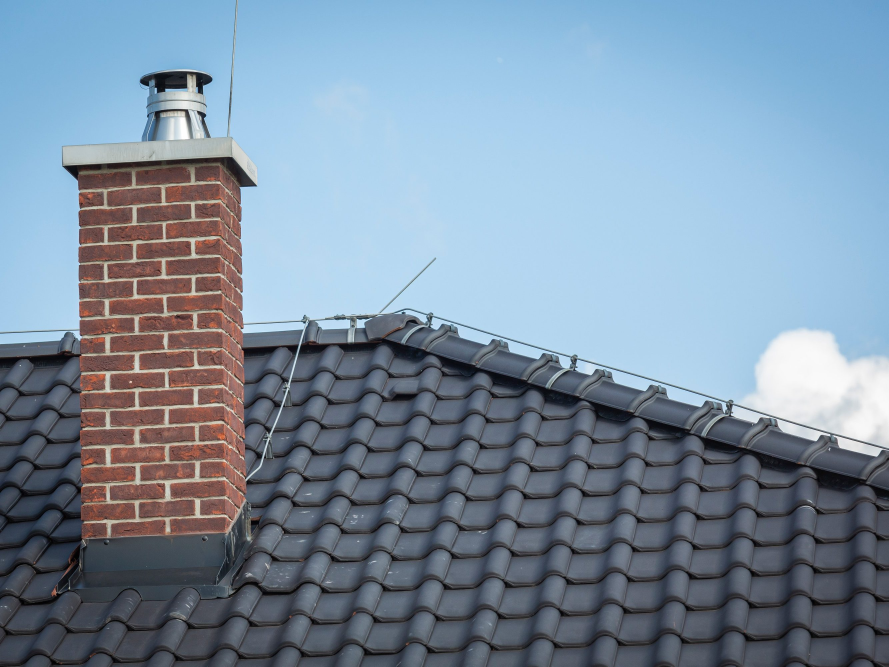
#> input picture komin1.jpg, 2666 x 2000 px (shown at 1/3 size)
$ python komin3.py
#> lines starting #> are read from the running program, lines starting #| are printed output that depends on the picture; after the words box and inside, x2 and y2 are one past the last pixel; in counts of white or black regions, pixels touching at a corner belong together
#> further down, img is the input picture: shape (2000, 2666, 3); mean B, G, R 159.6, 141.7, 123.3
import cv2
import numpy as np

def changeRes(img, per):
#> called with per = 30
   scale_percent = per  # percent of original size
   width = int(img.shape[1] * scale_percent / 100)
#> width = 799
   height = int(img.shape[0] * scale_percent / 100)
#> height = 600
   dim = (width, height)
#> dim = (799, 600)
   resized = cv2.resize(img, dim)
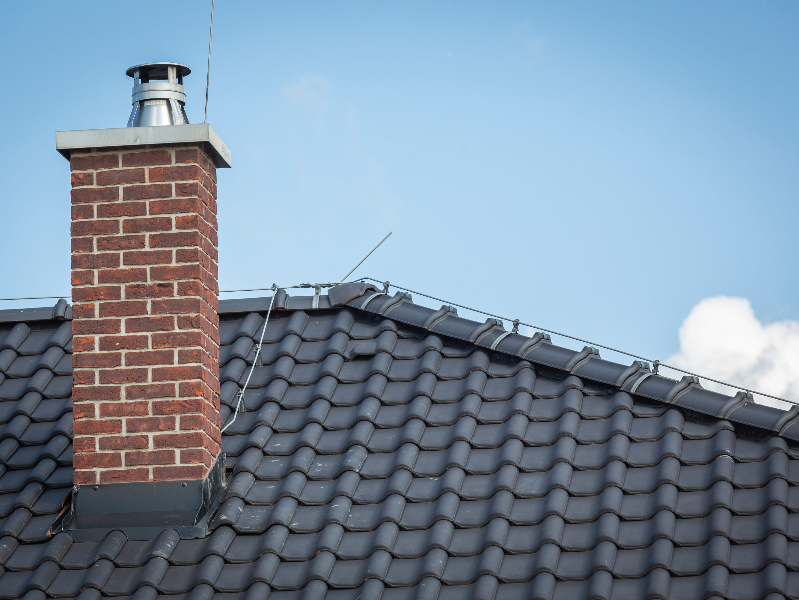
#> resized: shape (600, 799, 3); mean B, G, R 159.5, 141.6, 123.3
   return resized

def count_vertical_lines(image, edge_threshold1, edge_threshold2, hough_threshold, min_line_length, max_line_gap):
    print("Counting...")
    image = image
    resized = changeRes(image, 30)
    gray = cv2.cvtColor(resized, cv2.COLOR_BGR2GRAY)
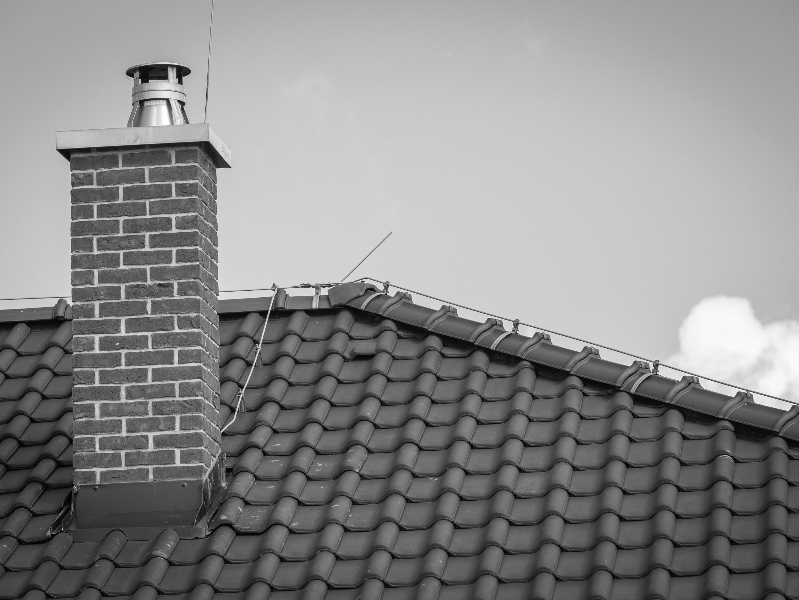
#> gray: shape (600, 799); min 1, max 255, mean 138.2

    # Edge detection
    edges = cv2.Canny(gray, edge_threshold1, edge_threshold2)
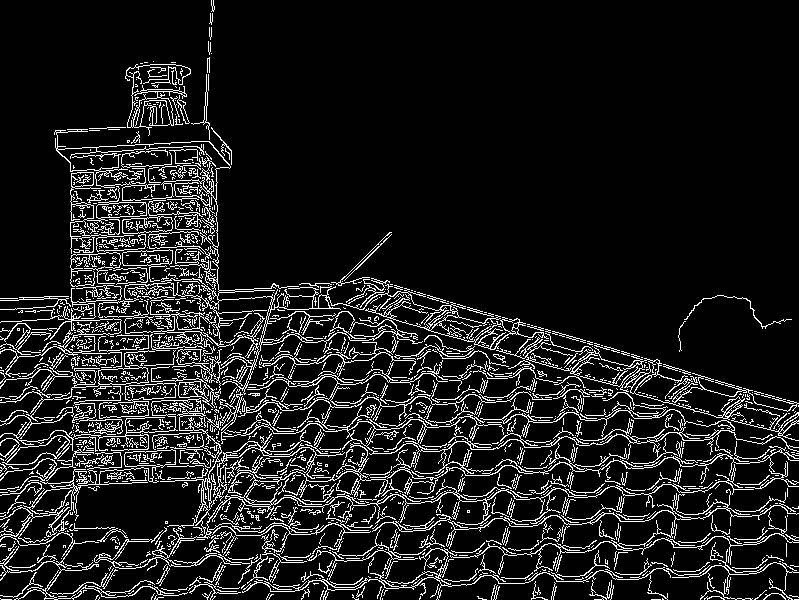
#> edges: shape (600, 799); 11% white in thin lines or dots

    # Hough Line Transform
    lines = cv2.HoughLinesP(edges, 1, np.pi / 180, hough_threshold, minLineLength=min_line_length, maxLineGap=max_line_gap)
#> lines = 1300 rows, first 6: [704, 487, 753, 489], [36, 465, 153, 461], [1, 471, 59, 468], [92, 128, 279, 591], [324, 355, 439, 368], [657, 456, 707, 468]

    vertical_line_count = 0

    # Filter vertical lines and count them
    if lines is not None:
        for line in lines:
            x1, y1, x2, y2 = line[0]
            if x1 == x2:  # This is a vertical line
                vertical_line_count += 1
                # Draw the vertical line on the original image for visualization
                cv2.line(resized, (x1, y1), (x2, y2), (0, 255, 0), 2)
#> this loop made 1300 passes
#> (x1, y1, x2, y2) on passes 1 to 12: (704, 487, 753, 489), (36, 465, 153, 461), (1, 471, 59, 468), (92, 128, 279, 591), (324, 355, 439, 368), (657, 456, 707, 468), (706, 501, 747, 516), (22, 426, 395, 319), (504, 449, 577, 436), (602, 433, 632, 426), (349, 275, 768, 395), (366, 374, 435, 388)
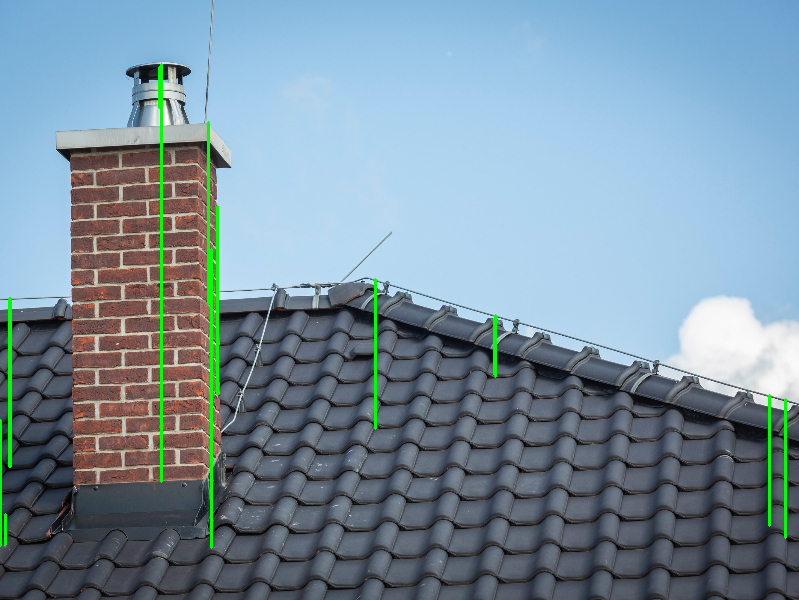
#> resized: shape (600, 799, 3); 1.23% of pixels changed, all inside (x1, y1, x2, y2) = (0, 63, 787, 549)
#> after the loop, vertical_line_count = 14

    print("Number of vertical lines:")
    print(vertical_line_count)
#| 14
    # Show the result
    cv2.imshow('Vertical Lines', resized)
    cv2.waitKey(0)
    cv2.destroyAllWindows()


    return vertical_line_count


edge_threshold1 = 30
edge_threshold2 = 100
hough_threshold = 15  # The minimum number of intersections to detect a line
min_line_length = 30  # The minimum number of points that can form a line
max_line_gap = 20     # The maximum gap between two points to be considered in the same line

cv2.samples.addSamplesDataSearchPath("C:/Users/ktosicosi/PycharmProjects/scientificProject/data/images")
img = cv2.imread(cv2.samples.findFile("komin1.jpg"))

num_vertical_lines = count_vertical_lines(img, edge_threshold1, edge_threshold2, hough_threshold, min_line_length, max_line_gap)
#> num_vertical_lines = 14

$ run again, with komin4.jpg copied over komin1.jpg
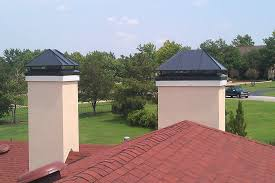
#> input picture komin4.jpg, 275 x 183 px
#> img is the input picture: shape (183, 275, 3); mean B, G, R 134.3, 138.9, 151.1
#> in count_vertical_lines, `gray = cv2.cvtColor(resized, cv2.COLOR_BGR2GRAY)`:
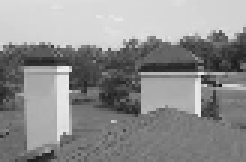
#> gray: shape (54, 82) (shown 3 times larger); min 22, max 242, mean 141.7
#> in count_vertical_lines, `edges = cv2.Canny(gray, edge_threshold1, edge_threshold2)`:
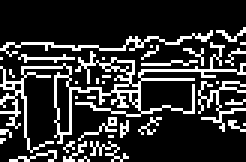
#> edges: shape (54, 82) (shown 3 times larger); 19.6% white in thin lines or dots, all inside (x1, y1, x2, y2) = (0, 9, 82, 54)
#> lines = 28 rows, first 6: [2, 17, 81, 30], [4, 14, 77, 19], [0, 22, 79, 42], [8, 53, 81, 10], [1, 27, 52, 41], [1, 32, 78, 27]
#> the loop in count_vertical_lines, `for line in lines:` made 28 passes
#> after the loop in count_vertical_lines, `for line in lines:`: vertical_line_count = 0
#| 0

$ run again, with nekomin2.jpg copied over komin1.jpg
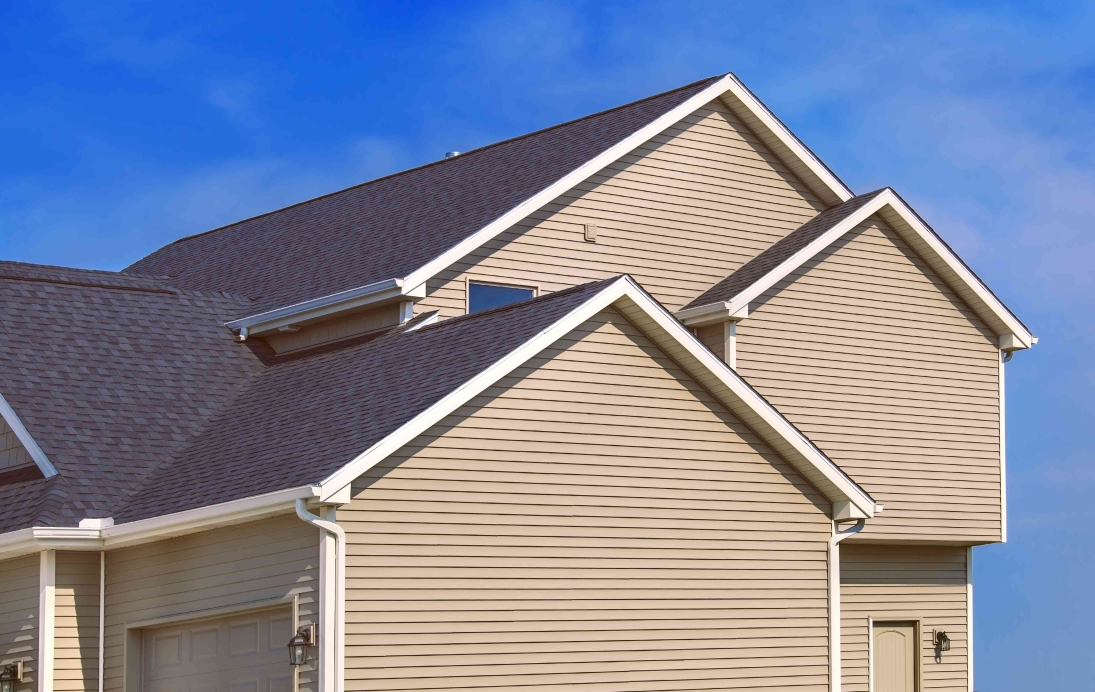
#> input picture nekomin2.jpg, 5472 x 3460 px (shown at 1/5 size)
#> img is the input picture: shape (3460, 5472, 3); mean B, G, R 158.6, 135.5, 128.6
#> in count_vertical_lines, `edges = cv2.Canny(gray, edge_threshold1, edge_threshold2)`:
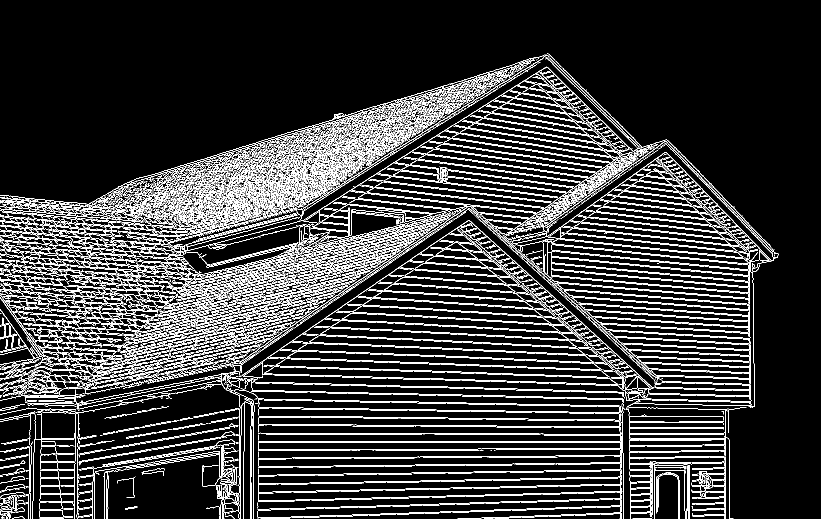
#> edges: shape (1038, 1641) (shown at 1/2 size); 12.8% white in thin lines or dots, all inside (x1, y1, x2, y2) = (0, 107, 1558, 1038)
#> the loop in count_vertical_lines, `for line in lines:` made 3308 passes
#> (x1, y1, x2, y2) on passes 1 to 8: (0, 481, 242, 489), (68, 716, 362, 726), (1302, 342, 1379, 324), (34, 838, 525, 520), (6, 487, 1035, 152), (295, 637, 594, 652), (857, 493, 1019, 513), (986, 488, 1160, 458)
#> after the loop in count_vertical_lines, `for line in lines:`:
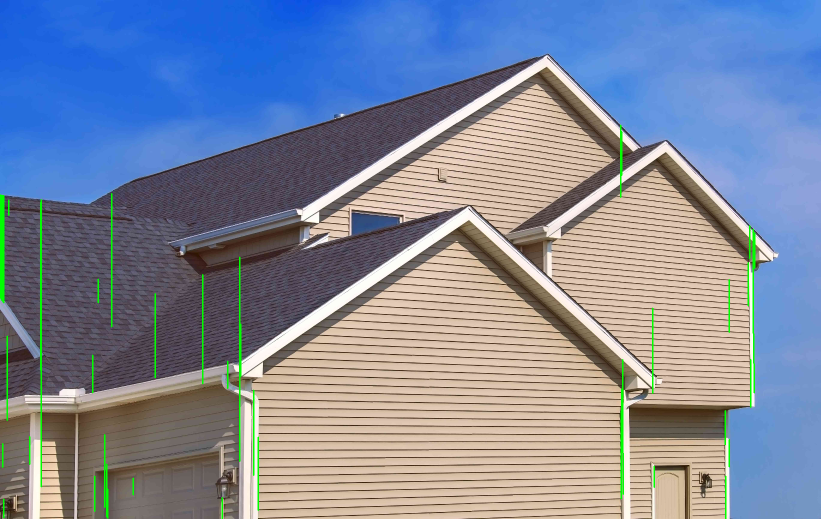
#> resized: shape (1038, 1641, 3) (shown at 1/2 size); mean B, G, R 157.4, 136.8, 127.3
#> after the loop in count_vertical_lines, `for line in lines:`: vertical_line_count = 50
#| 50
